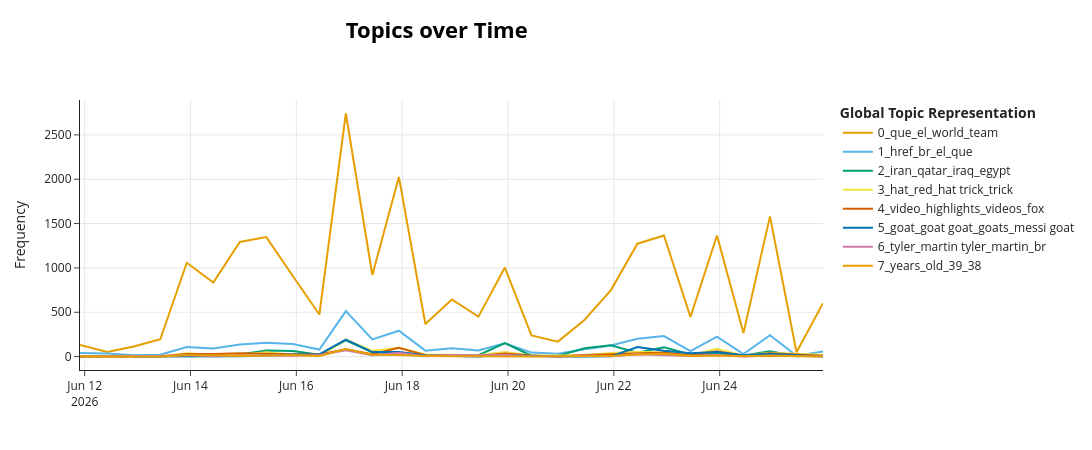

Notebook source saved alongside this figure:
### Markdown cell above
---

### 4. Evolución temporal de tópicos

BERTopic puede calcular cómo cambia la prevalencia de cada tópico en el tiempo. Con un solo partido, la granularidad disponible es la fecha/hora de publicación del comentario.

### Code cell
if df is not None and not df.empty and 'topic' in df.columns:
    import time as _time
    _t0 = _time.monotonic()

    # --- Ensure texts is in scope (re-extract from df if needed) ---
    if 'texts' not in dir() or texts is None:
        texts = df['text_clean'].tolist()

    timestamps_raw = df['published_at'] if 'published_at' in df.columns else df.get('created_utc', pd.Series([pd.NaT]*len(df)))
    timestamps = pd.to_datetime(timestamps_raw, errors='coerce')

    # Align texts and timestamps: keep only rows where BOTH are valid
    valid_mask = timestamps.notna() & df['text_clean'].notna()
    n_valid = valid_mask.sum()
    print(f"Comentarios con timestamp + texto valido: {n_valid}/{len(df)}")

    if n_valid > 10:
        try:
            # NOTE: BERTopic's topics_over_time requires docs matching the fitting data.
            # With nr_bins=20 and tuning=False, 20K+ docs complete in <10s.
            span_days = (timestamps[valid_mask].max() - timestamps[valid_mask].min()).total_seconds() / 86400
            nr_bins = max(20, min(int(span_days * 2), 48))
            print(f"Rango fechas: {span_days:.1f} dias, nr_bins={nr_bins}")

            tot_df = topics_over_time_df(
                model, texts, timestamps,
                nr_bins=nr_bins,
                global_tuning=False,
                evolution_tuning=False,
            )

            _elapsed = _time.monotonic() - _t0
            if not tot_df.empty:
                print(f"Evolucion temporal calculada: {tot_df.shape[0]} filas ({_elapsed:.1f}s)")
                try:
                    fig = model.visualize_topics_over_time(tot_df, top_n_topics=min(8, tot_df['Topic'].nunique()))
                    fig.show()
                except Exception as exc:
                    print(f"Visualizacion no disponible: {exc}")
                    display(tot_df.head(10))
            else:
                print("No se pudo calcular la evolucion temporal.")
        except Exception as exc:
            print(f"Evolucion temporal omitida (error): {exc}")
    else:
        print(f"Solo {n_valid} comentarios con timestamp valido — insuficiente.")

### Figure 1 — Plotly figure (JSON) as saved in the notebook; plotly's stock layout.template omitted (floating-point values rounded to 4 significant figures)
{"data": [{"hoverinfo": "text", "hovertext": ["<b>Topic 0</b><br>Words: méxico, mexico, vamos, que, mexicano", "<b>Topic 0</b><br>Words: méxico, cup, mexico, world cup, vamos", "<b>Topic 0</b><br>Words: paraguay, el, es, en, que", "<b>Topic 0</b><br>Words: paraguay, que, el, la, es", "<b>Topic 0</b><br>Words: brazil, morocco, brasil, marruecos, que", "<b>Topic 0</b><br>Words: germany, brazil, curacao, que, marruecos", "<b>Topic 0</b><br>Words: japan, game, germany, team, br", "<b>Topic 0</b><br>Words: verde, spain, cape, cape verde, españa", "<b>Topic 0</b><br>Words: spain, verde, germany, cape, cape verde", "<b>Topic 0</b><br>Words: world, france, cup, world cup, spain", "<b>Topic 0</b><br>Words: messi, que, argentina, el, la", "<b>Topic 0</b><br>Words: messi, que, argentina, en, el", "<b>Topic 0</b><br>Words: england, kane, croatia, world, tuchel", "<b>Topic 0</b><br>Words: england, goal, world, el, que", "<b>Topic 0</b><br>Words: mexico, korea, game, team, england", "<b>Topic 0</b><br>Words: mexico, que, korea, br, la", "<b>Topic 0</b><br>Words: haiti, brazil, turkey, team, paraguay", "<b>Topic 0</b><br>Words: turkey, paraguay, team, brazil, goal", "<b>Topic 0</b><br>Words: alemania, brazil, que, la, el", "<b>Topic 0</b><br>Words: spain, world, yamal, cup, world cup", "<b>Topic 0</b><br>Words: japan, verde, uruguay, cape, cape verde", "<b>Topic 0</b><br>Words: messi, argentina, que, el, en", "<b>Topic 0</b><br>Words: messi, france, mbappe, argentina, world", "<b>Topic 0</b><br>Words: ronaldo, uzbekistan, messi, portugal, ghana", "<b>Topic 0</b><br>Words: ghana, england, team, br, penalty", "<b>Topic 0</b><br>Words: ghana, world, england, colombia, world cup", "<b>Topic 0</b><br>Words: haiti, mexico, korea, south, team", "<b>Topic 0</b><br>Words: ecuador, mora, england, alemania, es", "<b>Topic 0</b><br>Words: ecuador, japan, alemania, que, brazil"], "marker": {"color": "#E69F00"}, "mode": "lines", "name": "0_que_el_world_team", "type": "scatter", "x": ["2026-06-11T21:53:19.918000000", "2026-06-12T10:15:33.689655172", "2026-06-12T22:16:52.379310344", "2026-06-13T10:18:11.068965517", "2026-06-13T22:19:29.758620689", "2026-06-14T10:20:48.448275862", "2026-06-14T22:22:07.137931034", "2026-06-15T10:23:25.827586206", "2026-06-15T22:24:44.517241379", "2026-06-16T10:26:03.206896551", "2026-06-16T22:27:21.896551724", "2026-06-17T10:28:40.586206896", "2026-06-17T22:29:59.275862069", "2026-06-18T10:31:17.965517241", "2026-06-18T22:32:36.655172413", "2026-06-19T10:33:55.344827586", "2026-06-19T22:35:14.034482758", "2026-06-20T10:36:32.724137931", "2026-06-20T22:37:51.413793103", "2026-06-21T10:39:10.103448275", "2026-06-21T22:40:28.793103448", "2026-06-22T10:41:47.482758620", "2026-06-22T22:43:06.172413793", "2026-06-23T10:44:24.862068965", "2026-06-23T22:45:43.551724138", "2026-06-24T10:47:02.241379310", "2026-06-24T22:48:20.931034482", "2026-06-25T10:49:39.620689655", "2026-06-25T22:50:58.310344827"], "y": [132, 51, 114, 195, 1058, 836, 1293, 1347, 909, 474, 2741, 920, 2026, 368, 644, 450, 1004, 239, 169, 413, 750, 1273, 1365, 447, 1366, 266, 1581, 50, 602]}, {"hoverinfo": "text", "hovertext": ["<b>Topic 1</b><br>Words: que, es, dios, ánimo amigo, se", "<b>Topic 1</b><br>Words: voice, women, commentating, commentator, questions", "<b>Topic 1</b><br>Words: unrest, jesus, vida, dios, coming jesus", "<b>Topic 1</b><br>Words: mckennie, se, ahi brasil, brasil todos, 1314", "<b>Topic 1</b><br>Words: href, pogba, es, el, catalán", "<b>Topic 1</b><br>Words: racism, href, god, jesus, thank comment", "<b>Topic 1</b><br>Words: commentary, href, mama, song, br href", "<b>Topic 1</b><br>Words: el, que, gk, exactly, la", "<b>Topic 1</b><br>Words: que, narrador, comentaristas, los, href", "<b>Topic 1</b><br>Words: vazinha, vazinha br, br vazinha, href, 25 minutes", "<b>Topic 1</b><br>Words: el, que, href, crying, la", "<b>Topic 1</b><br>Words: el, que, ja, href, ja ja", "<b>Topic 1</b><br>Words: robi, br, br stay, stay robi, sharing comment", "<b>Topic 1</b><br>Words: href, trent, thanks, padre, salud", "<b>Topic 1</b><br>Words: href, language, know language, br, commentators", "<b>Topic 1</b><br>Words: english, spangled, star spangled, spangled banner, banner", "<b>Topic 1</b><br>Words: br, br br, god, sins, jesus", "<b>Topic 1</b><br>Words: jesús, crees, br, dios, alguna vez", "<b>Topic 1</b><br>Words: embarrassing, emotion, href, biased calls, embarrassing announcement", "<b>Topic 1</b><br>Words: href, cristo, pass, worship, color", "<b>Topic 1</b><br>Words: commentators, sigue, commentator, yamal, heard", "<b>Topic 1</b><br>Words: el, mejor, el mejor, que, es", "<b>Topic 1</b><br>Words: racist, br, racism, el, href", "<b>Topic 1</b><br>Words: br br, br, agarrense, href cute, time", "<b>Topic 1</b><br>Words: href, racism, la, el, es", "<b>Topic 1</b><br>Words: blacks, greatest time, 15 comments, action freedom, celebrate thanks", "<b>Topic 1</b><br>Words: href, crying, br, el, brother", "<b>Topic 1</b><br>Words: dios, ya, al caído, al humilde, confía", "<b>Topic 1</b><br>Words: href, ur, foul, tu, href foul"], "marker": {"color": "#56B4E9"}, "mode": "lines", "name": "1_href_br_el_que", "type": "scatter", "x": ["2026-06-11T21:53:19.918000000", "2026-06-12T10:15:33.689655172", "2026-06-12T22:16:52.379310344", "2026-06-13T10:18:11.068965517", "2026-06-13T22:19:29.758620689", "2026-06-14T10:20:48.448275862", "2026-06-14T22:22:07.137931034", "2026-06-15T10:23:25.827586206", "2026-06-15T22:24:44.517241379", "2026-06-16T10:26:03.206896551", "2026-06-16T22:27:21.896551724", "2026-06-17T10:28:40.586206896", "2026-06-17T22:29:59.275862069", "2026-06-18T10:31:17.965517241", "2026-06-18T22:32:36.655172413", "2026-06-19T10:33:55.344827586", "2026-06-19T22:35:14.034482758", "2026-06-20T10:36:32.724137931", "2026-06-20T22:37:51.413793103", "2026-06-21T10:39:10.103448275", "2026-06-21T22:40:28.793103448", "2026-06-22T10:41:47.482758620", "2026-06-22T22:43:06.172413793", "2026-06-23T10:44:24.862068965", "2026-06-23T22:45:43.551724138", "2026-06-24T10:47:02.241379310", "2026-06-24T22:48:20.931034482", "2026-06-25T10:49:39.620689655", "2026-06-25T22:50:58.310344827"], "y": [40, 36, 15, 20, 107, 92, 136, 157, 143, 79, 512, 193, 292, 67, 95, 69, 151, 45, 32, 84, 124, 200, 232, 62, 224, 29, 240, 9, 57]}, {"hoverinfo": "text", "hovertext": ["<b>Topic 2</b><br>Words: buenos resumenes, duraban, catar parecian, mundiales telemundo, mundial porfin", "<b>Topic 2</b><br>Words: make wc, billion, wc, barca, love", "<b>Topic 2</b><br>Words: ee uu, uu, ee, america, bless", "<b>Topic 2</b><br>Words: estados unidos, estados, unidos, america, los", "<b>Topic 2</b><br>Words: qatar, switzerland, arabs let, america hater, america tiene", "<b>Topic 2</b><br>Words: country, country crazy, muslim, saudi arabia, commentary stole", "<b>Topic 2</b><br>Words: country, país, switzerland, qatar, rlly giving", "<b>Topic 2</b><br>Words: egypt, qatar, asian cup, asian, lukaku", "<b>Topic 2</b><br>Words: egypt, arabia, gol arabia, el gol, gol", "<b>Topic 2</b><br>Words: iran, ante iran, sombrero ante, quito el, el sombrero", "<b>Topic 2</b><br>Words: iran, iraq, br, saudi, mundial", "<b>Topic 2</b><br>Words: iraq, iran, quiera, el mundial, mundial", "<b>Topic 2</b><br>Words: iraq, american, mundial, americans, iran", "<b>Topic 2</b><br>Words: iraq, iraq iran, attack, technique, norwegian", "<b>Topic 2</b><br>Words: canada, gdl, qatar, freedom, uk", "<b>Topic 2</b><br>Words: qatar, retroceso, canada, en qatar, fase grupos", "<b>Topic 2</b><br>Words: qatar, canada, world, cup, india", "<b>Topic 2</b><br>Words: american, ain american, american thinks, belong wants, cup smart", "<b>Topic 2</b><br>Words: israel, country, congratulations colbekistan, american shut, country justify", "<b>Topic 2</b><br>Words: iran, saudi, arabia, iranian, iranians", "<b>Topic 2</b><br>Words: iran, saudi, iranian, saudi arabia, arabia", "<b>Topic 2</b><br>Words: saudi, mundial, arabia, el mundial, saudi arabia", "<b>Topic 2</b><br>Words: iran, iraq, egypt, iraqi, iran iran", "<b>Topic 2</b><br>Words: egypt, flag, iraq, brace mighty, team egypt", "<b>Topic 2</b><br>Words: country, egypt, qatar, iraq, basically nation", "<b>Topic 2</b><br>Words: br, state, br br, br section, torture", "<b>Topic 2</b><br>Words: iran, iran love, love, canada, mexico", "<b>Topic 2</b><br>Words: egypt, brought muslim, bur im, bur, im sister", "<b>Topic 2</b><br>Words: america, continent, united, united states, america usa"], "marker": {"color": "#009E73"}, "mode": "lines", "name": "2_iran_qatar_iraq_egypt", "type": "scatter", "x": ["2026-06-11T21:53:19.918000000", "2026-06-12T10:15:33.689655172", "2026-06-12T22:16:52.379310344", "2026-06-13T10:18:11.068965517", "2026-06-13T22:19:29.758620689", "2026-06-14T10:20:48.448275862", "2026-06-14T22:22:07.137931034", "2026-06-15T10:23:25.827586206", "2026-06-15T22:24:44.517241379", "2026-06-16T10:26:03.206896551", "2026-06-16T22:27:21.896551724", "2026-06-17T10:28:40.586206896", "2026-06-17T22:29:59.275862069", "2026-06-18T10:31:17.965517241", "2026-06-18T22:32:36.655172413", "2026-06-19T10:33:55.344827586", "2026-06-19T22:35:14.034482758", "2026-06-20T10:36:32.724137931", "2026-06-20T22:37:51.413793103", "2026-06-21T10:39:10.103448275", "2026-06-21T22:40:28.793103448", "2026-06-22T10:41:47.482758620", "2026-06-22T22:43:06.172413793", "2026-06-23T10:44:24.862068965", "2026-06-23T22:45:43.551724138", "2026-06-24T10:47:02.241379310", "2026-06-24T22:48:20.931034482", "2026-06-25T10:49:39.620689655", "2026-06-25T22:50:58.310344827"], "y": [2, 4, 13, 15, 10, 21, 25, 68, 62, 20, 184, 49, 46, 18, 16, 16, 153, 10, 7, 94, 127, 43, 104, 25, 35, 11, 59, 5, 19]}, {"hoverinfo": "text", "hovertext": ["<b>Topic 3</b><br>Words: roja, red, la roja, cards, fue", "<b>Topic 3</b><br>Words: card manito, card flopping, flopping im, mandamos la, ya mismo", "<b>Topic 3</b><br>Words: donde quieras, laughs end, quieras es, verde let, pulisic hizo", "<b>Topic 3</b><br>Words: endrick, bot, endrick play, es crack, laughing", "<b>Topic 3</b><br>Words: endrick, money, bonafide, bastante bueno, bonafide hater", "<b>Topic 3</b><br>Words: yellow, yellow cards, cards, netherlands, yellow card", "<b>Topic 3</b><br>Words: cabo verde, cabo, verde, bot, apuestas", "<b>Topic 3</b><br>Words: rabo verde, rabo, pagan, para eso, narrar", "<b>Topic 3</b><br>Words: acabar perdiendo, apenas cuesta, buy alarm, cabal humanoids, chatgpt like", "<b>Topic 3</b><br>Words: hat, hat trick, trick, roja, red", "<b>Topic 3</b><br>Words: red, roja, red card, hat trick, card", "<b>Topic 3</b><br>Words: penalty, penal, gvardiol, hat trick, trick", "<b>Topic 3</b><br>Words: gabriel, gabriel penalty, money money, penalty, money", "<b>Topic 3</b><br>Words: addiction, gambling addiction, money 1800, 1800, pe", "<b>Topic 3</b><br>Words: cote, colors, bot, fouls, lucky", "<b>Topic 3</b><br>Words: red, card, red card, endrick, referee", "<b>Topic 3</b><br>Words: es roja, luck, announces cards, basically betting, announces", "<b>Topic 3</b><br>Words: referee, admit unique, exige tarjeta, asen caso, clown haha", "<b>Topic 3</b><br>Words: orange, red, shirts, orange shirts, goosebumps", "<b>Topic 3</b><br>Words: cabo verde, cabo, verde, penalty, hilarious", "<b>Topic 3</b><br>Words: penal, magic man, little magic, gambling, magic", "<b>Topic 3</b><br>Words: paid, bot, original joke, joke, ad", "<b>Topic 3</b><br>Words: joke, abt good, auxsiliares donde, auxsiliares, card ve", "<b>Topic 3</b><br>Words: penalty, red, card, offside, red card", "<b>Topic 3</b><br>Words: holds, penalty, offside, referee, acted going", "<b>Topic 3</b><br>Words: referee, foul, crack, magic, black magic", "<b>Topic 3</b><br>Words: referee, bot, ccp bot, ccp, getting repetitive"], "marker": {"color": "#F0E442"}, "mode": "lines", "name": "3_hat_red_hat trick_trick", "type": "scatter", "x": ["2026-06-11T21:53:19.918000000", "2026-06-12T22:16:52.379310344", "2026-06-13T10:18:11.068965517", "2026-06-13T22:19:29.758620689", "2026-06-14T10:20:48.448275862", "2026-06-14T22:22:07.137931034", "2026-06-15T10:23:25.827586206", "2026-06-15T22:24:44.517241379", "2026-06-16T10:26:03.206896551", "2026-06-16T22:27:21.896551724", "2026-06-17T10:28:40.586206896", "2026-06-17T22:29:59.275862069", "2026-06-18T10:31:17.965517241", "2026-06-18T22:32:36.655172413", "2026-06-19T10:33:55.344827586", "2026-06-19T22:35:14.034482758", "2026-06-20T10:36:32.724137931", "2026-06-20T22:37:51.413793103", "2026-06-21T10:39:10.103448275", "2026-06-21T22:40:28.793103448", "2026-06-22T10:41:47.482758620", "2026-06-22T22:43:06.172413793", "2026-06-23T10:44:24.862068965", "2026-06-23T22:45:43.551724138", "2026-06-24T10:47:02.241379310", "2026-06-24T22:48:20.931034482", "2026-06-25T22:50:58.310344827"], "y": [5, 2, 5, 37, 19, 21, 50, 21, 8, 191, 65, 99, 24, 20, 14, 52, 13, 11, 16, 40, 54, 43, 14, 88, 11, 42, 21]}, {"hoverinfo": "text", "hovertext": ["<b>Topic 4</b><br>Words: caso ya, cómo van, highlights couple, mejor pongan, pongan el", "<b>Topic 4</b><br>Words: espn, fox, fox ass, espn trying, ad revenue", "<b>Topic 4</b><br>Words: sabía, telemundo, inteligentes los, fue emocionante, sabía cómo", "<b>Topic 4</b><br>Words: video, highlights, videos, sí ver, davo", "<b>Topic 4</b><br>Words: video, highlights, videos, fake video, old video", "<b>Topic 4</b><br>Words: video, come watch, fox, watch, come", "<b>Topic 4</b><br>Words: video, highlight, performance, highlights, videos", "<b>Topic 4</b><br>Words: highlights, video, fox, usted, does fox", "<b>Topic 4</b><br>Words: video, explanation worth, explanation, worth sharing, cinema", "<b>Topic 4</b><br>Words: video, el video, youtube, el, este video", "<b>Topic 4</b><br>Words: video, way present, fox sports, present, enjoyed", "<b>Topic 4</b><br>Words: highlights, highlight, video, best highlights, best", "<b>Topic 4</b><br>Words: songs, highlight, video, highlights, support", "<b>Topic 4</b><br>Words: video, highlights, offside, 16 line, asen el", "<b>Topic 4</b><br>Words: fox, vídeo, algo está, bien pnch, calidad según", "<b>Topic 4</b><br>Words: 1080p, video, fox, highlights, la resolucion", "<b>Topic 4</b><br>Words: video, boring, boring highlights, watched yesterday, super closely", "<b>Topic 4</b><br>Words: como ronca, ronca duerme, televisa la, seleccion televisa, ronca", "<b>Topic 4</b><br>Words: video, enjoyed second, screen, enjoyed, seconds", "<b>Topic 4</b><br>Words: highlights, extended highlights, watch, extended, really helpful", "<b>Topic 4</b><br>Words: video, videos, los videos, exactly needed, 13", "<b>Topic 4</b><br>Words: video, highlights, channel, understand better, helped understand", "<b>Topic 4</b><br>Words: appreciate effort, really appreciate, really, appreciate, effort", "<b>Topic 4</b><br>Words: highlights, video, videos, minute, youtube", "<b>Topic 4</b><br>Words: notch, present notch, way present, present, offside", "<b>Topic 4</b><br>Words: fox, highlights, video, br fox, spoiling", "<b>Topic 4</b><br>Words: cinema, video, highlights, channel great, country prohibits"], "marker": {"color": "#D55E00"}, "mode": "lines", "name": "4_video_highlights_videos_fox", "type": "scatter", "x": ["2026-06-11T21:53:19.918000000", "2026-06-12T10:15:33.689655172", "2026-06-13T10:18:11.068965517", "2026-06-13T22:19:29.758620689", "2026-06-14T10:20:48.448275862", "2026-06-14T22:22:07.137931034", "2026-06-15T10:23:25.827586206", "2026-06-15T22:24:44.517241379", "2026-06-16T10:26:03.206896551", "2026-06-16T22:27:21.896551724", "2026-06-17T10:28:40.586206896", "2026-06-17T22:29:59.275862069", "2026-06-18T10:31:17.965517241", "2026-06-18T22:32:36.655172413", "2026-06-19T10:33:55.344827586", "2026-06-19T22:35:14.034482758", "2026-06-20T10:36:32.724137931", "2026-06-20T22:37:51.413793103", "2026-06-21T10:39:10.103448275", "2026-06-21T22:40:28.793103448", "2026-06-22T10:41:47.482758620", "2026-06-22T22:43:06.172413793", "2026-06-23T10:44:24.862068965", "2026-06-23T22:45:43.551724138", "2026-06-24T10:47:02.241379310", "2026-06-24T22:48:20.931034482", "2026-06-25T22:50:58.310344827"], "y": [2, 3, 1, 30, 30, 39, 29, 26, 25, 82, 27, 98, 16, 15, 9, 36, 13, 2, 19, 27, 37, 46, 13, 60, 7, 37, 9]}, {"hoverinfo": "text", "hovertext": ["<b>Topic 5</b><br>Words: helps, commentators, business comes, cantor narrated, commentators andres", "<b>Topic 5</b><br>Words: injured expected, calf injured, horse wake, wake live, play later", "<b>Topic 5</b><br>Words: calvo, poner, veces, barrio varias, los los", "<b>Topic 5</b><br>Words: german shepherd, shepherd, keeper goat, anthony goat, goat goal", "<b>Topic 5</b><br>Words: dark, dark horses, horses, goat, dark horse", "<b>Topic 5</b><br>Words: goats, goat, lobo, ask, poor", "<b>Topic 5</b><br>Words: goats, goat, don, animals, people", "<b>Topic 5</b><br>Words: goat, goat goat, messi, messi goat, real goat", "<b>Topic 5</b><br>Words: goat, goat goat, goat debate, bro goat, true goat", "<b>Topic 5</b><br>Words: goat, goat goat, goat messi, messi goat, real goat", "<b>Topic 5</b><br>Words: goat, english goat, goat messi, messi goat, baller straight", "<b>Topic 5</b><br>Words: goat, card goat, amargado wey, goat que, perro amargado", "<b>Topic 5</b><br>Words: beast, , , , ", "<b>Topic 5</b><br>Words: dark, horse, dark horse, dark horses, horses", "<b>Topic 5</b><br>Words: horse, dark, believe supposed, going thoroughly, dark believe", "<b>Topic 5</b><br>Words: vinicues key, key point, point match, vinicues, match assist", "<b>Topic 5</b><br>Words: mule born, born barn, barn isn, isn cow, mule", "<b>Topic 5</b><br>Words: lamine, worldcup, starting, goat, fit manages", "<b>Topic 5</b><br>Words: goat, messi goat, goat goat, messi, goat messi", "<b>Topic 5</b><br>Words: goat, messi goat, messi, goat messi, goat goat", "<b>Topic 5</b><br>Words: goat, goats, messi goat, camel, cringe", "<b>Topic 5</b><br>Words: goat, messi, messi goat, ronaldo, goat messi", "<b>Topic 5</b><br>Words: goat, goats, goat goats, ronaldo goat, believe look", "<b>Topic 5</b><br>Words: goat, goat goat, real goat, cr7, perros", "<b>Topic 5</b><br>Words: hasn sweden, bruno beast, brought goat, sweden brought, goat team"], "marker": {"color": "#0072B2"}, "mode": "lines", "name": "5_goat_goat goat_goats_messi goat", "type": "scatter", "x": ["2026-06-12T22:16:52.379310344", "2026-06-13T22:19:29.758620689", "2026-06-14T10:20:48.448275862", "2026-06-14T22:22:07.137931034", "2026-06-15T10:23:25.827586206", "2026-06-15T22:24:44.517241379", "2026-06-16T10:26:03.206896551", "2026-06-16T22:27:21.896551724", "2026-06-17T10:28:40.586206896", "2026-06-17T22:29:59.275862069", "2026-06-18T10:31:17.965517241", "2026-06-18T22:32:36.655172413", "2026-06-19T10:33:55.344827586", "2026-06-19T22:35:14.034482758", "2026-06-20T10:36:32.724137931", "2026-06-20T22:37:51.413793103", "2026-06-21T10:39:10.103448275", "2026-06-21T22:40:28.793103448", "2026-06-22T10:41:47.482758620", "2026-06-22T22:43:06.172413793", "2026-06-23T10:44:24.862068965", "2026-06-23T22:45:43.551724138", "2026-06-24T10:47:02.241379310", "2026-06-24T22:48:20.931034482", "2026-06-25T22:50:58.310344827"], "y": [2, 2, 5, 3, 11, 24, 24, 191, 51, 53, 12, 4, 1, 18, 6, 1, 2, 3, 108, 65, 38, 53, 16, 33, 2]}, {"hoverinfo": "text", "hovertext": ["<b>Topic 6</b><br>Words: aprovechó la, que escuchado, basura cantor, cantor cuando, escuchado la", "<b>Topic 6</b><br>Words: cantor, fuerzas pero, al senor, apezar, apezar eso", "<b>Topic 6</b><br>Words: br, br br, boast, god, br corinthians", "<b>Topic 6</b><br>Words: injured, got injured, injury, got, bud got", "<b>Topic 6</b><br>Words: injured, thinks tuff, block just, nga thinks, try block", "<b>Topic 6</b><br>Words: el aire, knee, el, aire, 0077yeah ruled", "<b>Topic 6</b><br>Words: cpv amazing, didnt meet, effort puts, exactly inconsistent, trash finish", "<b>Topic 6</b><br>Words: narradores, los dos, amateur u1u, d9k said, disque narradores", "<b>Topic 6</b><br>Words: flute, corden, james corden, violin, flute cele", "<b>Topic 6</b><br>Words: flute, leo, guy, did flute, flute celebration", "<b>Topic 6</b><br>Words: guy, él, thinking, attempts stop, acknowledge way", "<b>Topic 6</b><br>Words: didn, point difference, torso, watch slow, forward", "<b>Topic 6</b><br>Words: anderson credit, bagyh, bagyh don, credit cus, cherising boyfriend", "<b>Topic 6</b><br>Words: tyler, martin tyler, martin, old, old 80", "<b>Topic 6</b><br>Words: martin tyler, martin, tyler, commentating, crouch br", "<b>Topic 6</b><br>Words: martin tyler, martin, tyler, cantor, legend", "<b>Topic 6</b><br>Words: came conclusion, scotland injured, sarcastic came, think sarcastic, play scotland", "<b>Topic 6</b><br>Words: tden, narrador tden, es abajó, arriba que, abajó los", "<b>Topic 6</b><br>Words: astro, offside, injury, astro turf, el joven", "<b>Topic 6</b><br>Words: eeeww, br unless, knee neverland, eeeww likable, wrong foot", "<b>Topic 6</b><br>Words: leo, guy, best, doubt, aroused predatorial", "<b>Topic 6</b><br>Words: guy, cantor, course, ahold, bien narrador", "<b>Topic 6</b><br>Words: 22 wc, ago simply, age insane, sure jealous, o4x8eno cares", "<b>Topic 6</b><br>Words: offside, replay, leg, agree foul, catch couldn", "<b>Topic 6</b><br>Words: point comment, point, comment, , ", "<b>Topic 6</b><br>Words: injured, clinical point, ago health, forgot goated, fr just", "<b>Topic 6</b><br>Words: aparte le, el pies, pies aparte, falta levanta, sugar wara"], "marker": {"color": "#CC79A7"}, "mode": "lines", "name": "6_tyler_martin tyler_martin_br", "type": "scatter", "x": ["2026-06-11T21:53:19.918000000", "2026-06-12T22:16:52.379310344", "2026-06-13T10:18:11.068965517", "2026-06-13T22:19:29.758620689", "2026-06-14T10:20:48.448275862", "2026-06-14T22:22:07.137931034", "2026-06-15T10:23:25.827586206", "2026-06-15T22:24:44.517241379", "2026-06-16T10:26:03.206896551", "2026-06-16T22:27:21.896551724", "2026-06-17T10:28:40.586206896", "2026-06-17T22:29:59.275862069", "2026-06-18T10:31:17.965517241", "2026-06-18T22:32:36.655172413", "2026-06-19T10:33:55.344827586", "2026-06-19T22:35:14.034482758", "2026-06-20T10:36:32.724137931", "2026-06-20T22:37:51.413793103", "2026-06-21T10:39:10.103448275", "2026-06-21T22:40:28.793103448", "2026-06-22T10:41:47.482758620", "2026-06-22T22:43:06.172413793", "2026-06-23T10:44:24.862068965", "2026-06-23T22:45:43.551724138", "2026-06-24T10:47:02.241379310", "2026-06-24T22:48:20.931034482", "2026-06-25T22:50:58.310344827"], "y": [2, 3, 6, 18, 4, 9, 6, 9, 17, 72, 16, 42, 5, 18, 15, 20, 3, 2, 11, 4, 26, 20, 8, 17, 1, 11, 2]}, {"hoverinfo": "text", "hovertext": ["<b>Topic 7</b><br>Words: cobertura, cobertura que, inauguración del, la cobertura, dió la", "<b>Topic 7</b><br>Words: cantidad dias, 14 años, 5286 días, 5286, mas escucho", "<b>Topic 7</b><br>Words: años atrás, atrás, años, , ", "<b>Topic 7</b><br>Words: realize br, años, maturity realize, messi yamal, br vini", "<b>Topic 7</b><br>Words: 2014, 2026 history, 2026, history, history repeats", "<b>Topic 7</b><br>Words: 2011 cameras, barely existed, 90s wouldn, ago wasn, cameras barely", "<b>Topic 7</b><br>Words: 40, 91, history, prime, 15", "<b>Topic 7</b><br>Words: 40, old, old 40, 2026, pain", "<b>Topic 7</b><br>Words: old, 40, 33years, oye si, edit 40", "<b>Topic 7</b><br>Words: 39, years, 38, days, 34", "<b>Topic 7</b><br>Words: 39, retire, ago, 39 es, cama por", "<b>Topic 7</b><br>Words: 2018, maturity, 38 december, 39 play, 2nd ur", "<b>Topic 7</b><br>Words: need retire, retiring, hurricane, old man, old", "<b>Topic 7</b><br>Words: 2026 actually, actually year, goalies lot, games long, old hearing", "<b>Topic 7</b><br>Words: 80, years, old uwais, uwais choose, aging 80", "<b>Topic 7</b><br>Words: old, decades times, goalie protector, protector, old bro", "<b>Topic 7</b><br>Words: 30secs, 30secs won, evaluate, evaluate life, 45 secs", "<b>Topic 7</b><br>Words: 18, years, 18 like, 18 going, 27 prime", "<b>Topic 7</b><br>Words: 18, 18 1950, 2014 ochoa, 1950 1990, description 2016", "<b>Topic 7</b><br>Words: 39, years, 40, months, 38", "<b>Topic 7</b><br>Words: 38, años, years, old, 39", "<b>Topic 7</b><br>Words: 2018 knew, gaot, end sports, making related, retiring world", "<b>Topic 7</b><br>Words: years ago, years, ago, 39, 1960", "<b>Topic 7</b><br>Words: days, days 40, ago man, andy robertson, 2034 world", "<b>Topic 7</b><br>Words: birth rates, rates, birth, old, hating", "<b>Topic 7</b><br>Words: 100 years, years ago, ago, 100, years"], "marker": {"color": "#E69F00"}, "mode": "lines", "name": "7_years_old_39_38", "type": "scatter", "x": ["2026-06-11T21:53:19.918000000", "2026-06-12T22:16:52.379310344", "2026-06-13T10:18:11.068965517", "2026-06-13T22:19:29.758620689", "2026-06-14T10:20:48.448275862", "2026-06-14T22:22:07.137931034", "2026-06-15T10:23:25.827586206", "2026-06-15T22:24:44.517241379", "2026-06-16T10:26:03.206896551", "2026-06-16T22:27:21.896551724", "2026-06-17T10:28:40.586206896", "2026-06-17T22:29:59.275862069", "2026-06-18T10:31:17.965517241", "2026-06-18T22:32:36.655172413", "2026-06-19T10:33:55.344827586", "2026-06-19T22:35:14.034482758", "2026-06-20T10:36:32.724137931", "2026-06-21T10:39:10.103448275", "2026-06-21T22:40:28.793103448", "2026-06-22T10:41:47.482758620", "2026-06-22T22:43:06.172413793", "2026-06-23T10:44:24.862068965", "2026-06-23T22:45:43.551724138", "2026-06-24T10:47:02.241379310", "2026-06-24T22:48:20.931034482", "2026-06-25T22:50:58.310344827"], "y": [1, 2, 1, 14, 16, 6, 14, 18, 7, 85, 20, 19, 7, 5, 2, 4, 1, 7, 8, 23, 33, 8, 11, 4, 10, 1]}], "layout": {"height": 450, "hoverlabel": {"bgcolor": "white", "font": {"family": "Rockwell", "size": 16}}, "legend": {"title": {"text": "<b>Global Topic Representation"}}, "title": {"font": {"color": "Black", "size": 22}, "text": "<b>Topics over Time</b>", "x": 0.4, "xanchor": "center", "y": 0.95, "yanchor": "top"}, "width": 1250, "xaxis": {"showgrid": true}, "yaxis": {"showgrid": true, "title": {"text": "Frequency"}}}}
